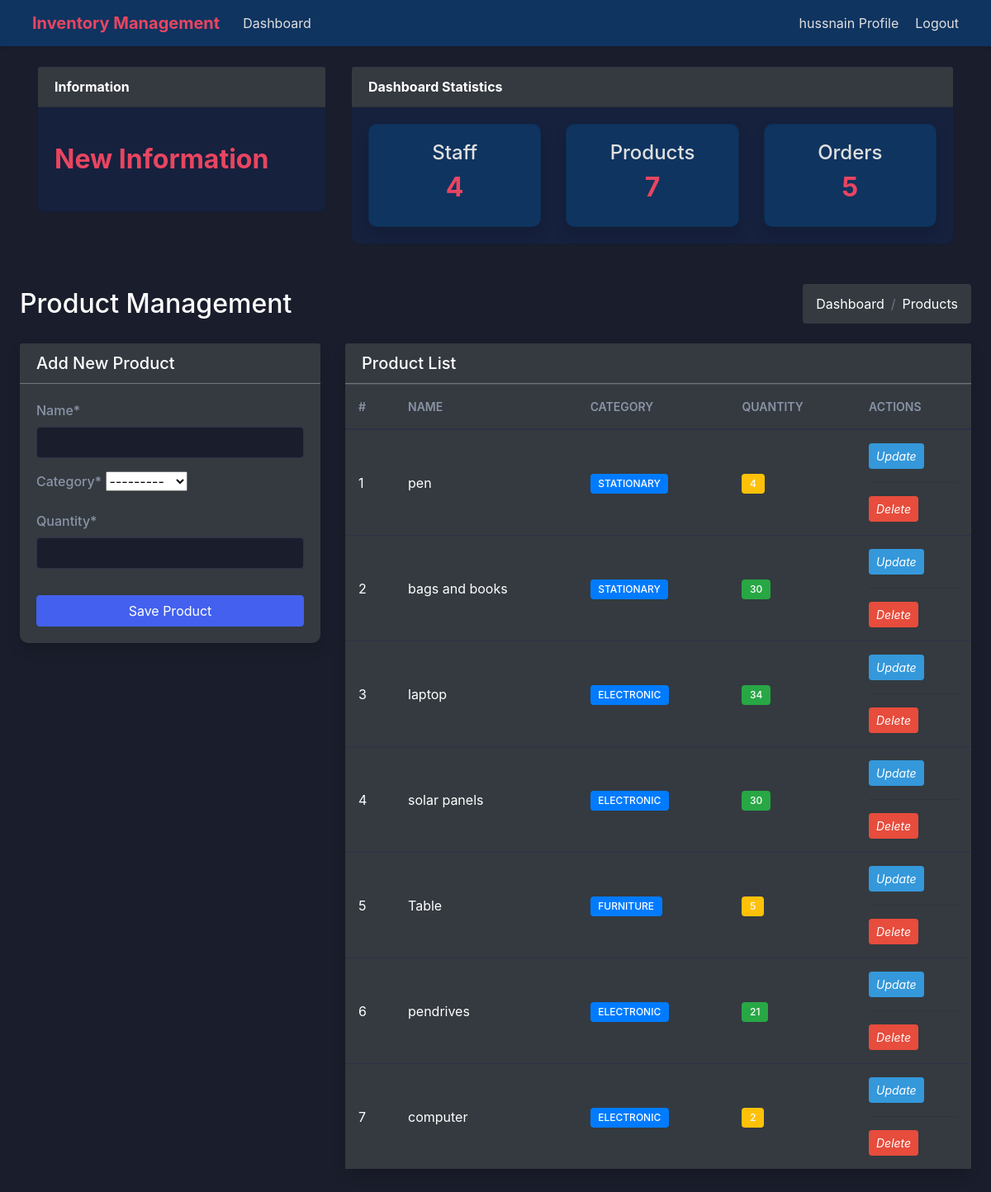
Screenshot of /product/ (signed in) with the database file from the repository.
### dashboard/models.py (models this page shows, shortened)
class Product(models.Model):
    name = models.CharField(max_length=200,null=True)
    category = models.CharField(max_length=200,choices=CATAGORY,null=True)  # Corrected spelling
    quantity = models.PositiveIntegerField(null=True)  # Removed max_length

### dashboard/views.py (the view)
# urls.py: path('product/',views.product,name='dashboard-product'),
@login_required(login_url='Login')
def product(request):
    products = Product.objects.all()
    product_count = products.count()
    orders_count = Order.objects.all().count()
    staff_count = User.objects.all().count()
    if request.method == 'POST':
        form = ProductForm(request.POST)
        if form.is_valid():
            form.save()
            product_name = form.cleaned_data.get('name')
            messages.success(request, f'{product_name} has been added')
            return redirect('dashboard-product')
    else:
        form = ProductForm()
    context = {
        'products':products, 'form':form, 'product_count':product_count,
        'orders_count':orders_count, 'staff_count':staff_count
        }
    return render(request,'Dashboard/product.html',context)

### dashboard/forms.py
class ProductForm(forms.ModelForm):
    class Meta:
        model = Product
        fields = ['name', 'category', 'quantity']

### templates/Dashboard/product.html (shortened to what this page needs)
{% extends 'partials/base.html' %}
{% load crispy_forms_tags %}
{% block content %}
{% include 'partials/topside.html' %}
<div class="container-fluid px-4 py-5">
    <div class="row mb-4">
        <div class="col-12">
            <div class="d-flex justify-content-between align-items-center">
                <h2 class="text-white mb-0">Product Management</h2>
                <nav aria-label="breadcrumb">
                    <ol class="breadcrumb mb-0 bg-dark">
                        <li class="breadcrumb-item"><a href="{% url 'dashboard-index' %}" class="text-white">Dashboard</a></li>
                        <li class="breadcrumb-item text-white active" aria-current="page">Products</li>
                    </ol>
                </nav>
            </div>
        </div>
    </div>
    <div class="row">
        <div class="col-md-4">
            <div class="card bg-dark border-0 shadow mb-4">
                <div class="card-header bg-dark border-bottom border-secondary">
                    <h5 class="card-title mb-0 text-white">
                        Add New Product
                    </h5>
                </div>
                <div class="card-body">
                    <form method="POST">
                        {{ form|crispy }}
                        <button type="submit" class="btn btn-primary w-100 mt-3">
                            Save Product
                        </button>
                    </form>
                </div>
            </div>
        </div>
        <div class="col-md-8">
            <div class="card bg-dark border-0 shadow">
                <div class="card-header bg-dark border-bottom border-secondary">
                    <div class="d-flex justify-content-between align-items-center">
                        <h5 class="card-title mb-0 text-white">
                            Product List
                        </h5>
                    </div>
                </div>
                <div class="card-body p-0">
                    <div class="table-responsive">
                        <table class="table table-dark table-hover mb-0">
                            <thead>
                                <tr>
                                    <th scope="col" width="60">#</th>
                                    <th scope="col">Name</th>
                                    <th scope="col">Category</th>
                                    <th scope="col">Quantity</th>
                                    <th scope="col" width="140">Actions</th>
                                </tr>
                            </thead>
                            <tbody>
                                {% for product in products %}
                                <tr>
                                    <td>{{ forloop.counter }}</td>
                                    <td>{{ product.name }}</td>
                                    <td>
                                        <span class="badge bg-primary">{{ product.category }}</span>
                                    </td>
                                    <td>
                                        <span class="badge {% if product.quantity > 10 %}bg-success{% elif product.quantity > 0 %}bg-warning{% else %}bg-danger{% endif %}">
                                            {{ product.quantity }}
                                        </span>
                                    </td>
                                    <td>
                                        <a href="{% url 'dashboard-product-update' product.id %}"
                                           class="btn btn-info btn-sm">
                                            <i class="fas fa-edit">Update</i>
                                        </a><hr>
                                        <a href="{% url 'dashboard-product-delete' product.id %}"
                                           class="btn btn-danger btn-sm ms-1">
                                            <i class="fas fa-trash">Delete</i>
                                        </a>
                                    </td>
                                </tr>
                                {% endfor %}
                            </tbody>
                        </table>
                    </div>
                </div>
            </div>
        </div>
    </div>
</div>
{% endblock %}

### templates/partials/navbar.html (shortened to what this page needs)
<nav class="navbar navbar-expand-lg navbar-dark">
    <div class="container-fluid">
        <a class="navbar-brand" href="{% url 'dashboard-index' %}">
            Inventory Management
        </a>
        <div class="collapse navbar-collapse" id="navbarSupportedContent">
            <ul class="navbar-nav mr-auto">
                <li class="nav-item active">
                    <a class="nav-link" href="{% url 'dashboard-index' %}">
                        Dashboard
                    </a>
                </li>
            </ul>
            {% if user.is_authenticated %}
            <ul class="navbar-nav ml-auto">
                <li class="nav-item">
                    <a class="nav-link" href="{% url 'profile' %}">
                        {{ user.username }} Profile
                    </a>
                </li>
                <li class="nav-item">
                    <a class="nav-link" href="{% url 'Logout' %}">
                        Logout
                    </a>
                </li>
            </ul>
            {% endif %}
        </div>
    </div>
</nav>

### static/style.css (style rules this page uses)
body { background: rgb(36, 35, 49); }

### templates/partials/navbar.html (style rules this page uses)
.navbar { background-color: #0f3460; box-shadow: 0 2px 4px rgba(0, 0, 0, 0.1); }
.navbar-brand { font-weight: bold; color: #e94560 !important; }
.nav-link { color: #e0e0e0 !important; transition: color 0.3s ease; }

### templates/partials/topside.html (style rules this page uses)
.card { background-color: #0f3460; color: #e0e0e0; transition: background-color 0.3s ease, color 0.3s ease; }
.card-header { background-color: #e94560; color: white; font-weight: bold; }

### templates/Dashboard/product.html (style rules this page uses)
body { background-color: #1a1d2b; color: #ffffff; }
.card { background-color: #16213e; border-radius: 10px; }
.table { margin-bottom: 0; }
.table thead th { border-bottom: 2px solid #2d3246; color: #8a94a6; font-weight: 600; font-size: 0.875rem; text-transform: uppercase; }
.table td, .table th { padding: 1rem; border-top: 1px solid #2d3246; vertical-align: middle; }
.badge { padding: 0.5em 0.8em; font-weight: 500; }
.form-control { border-color: #2d3246; }
.btn-primary { background-color: #4361ee; border-color: #4361ee; }
.btn-info { background-color: #3498db; border-color: #3498db; color: white; }
.btn-danger { background-color: #e74c3c; border-color: #e74c3c; }
label { color: #8a94a6; font-weight: 500; margin-bottom: 0.5rem; }
.form-control { background-color: #1a1d2b; border: 1px solid #2d3246; color: white; }
.form-control::placeholder { color: #6c757d; }

### rows the page displays
Product: name "pen", category "STATIONARY", quantity "4"
Product: name "bags and books", category "STATIONARY", quantity "30"
Product: name "laptop", category "ELECTRONIC", quantity "34"
Product: name "solar panels", category "ELECTRONIC", quantity "30"
Product: name "Table", category "FURNITURE", quantity "5"
Product: name "pendrives", category "ELECTRONIC", quantity "21"
Product: name "computer", category "ELECTRONIC", quantity "2"

### other values shown
{{ user.username }} "hussnain"
{{ staff_count }} "4"
{{ product_count }} "7"
{{ orders_count }} "5"
